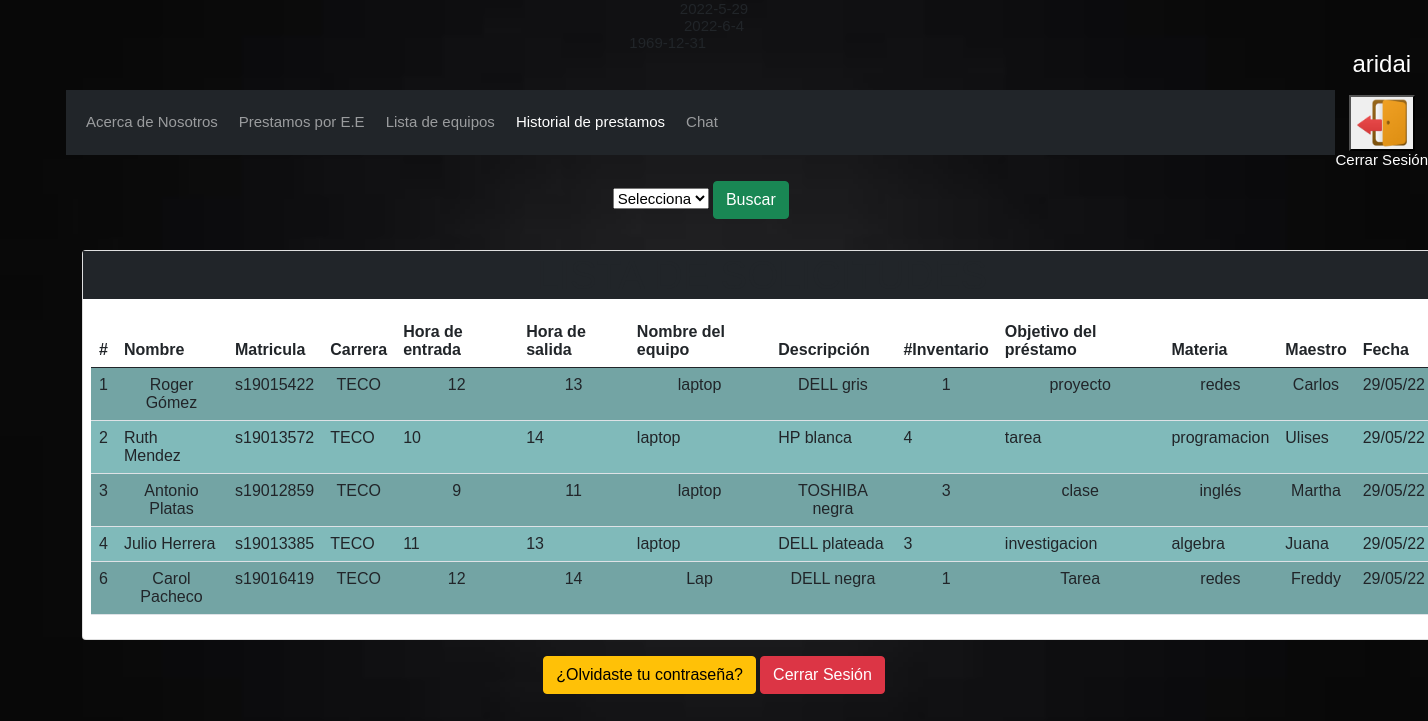
The page /ProyectoTW/profesor/prestamosEE/prestamosA.php (signed in) on the database as committed earlier.
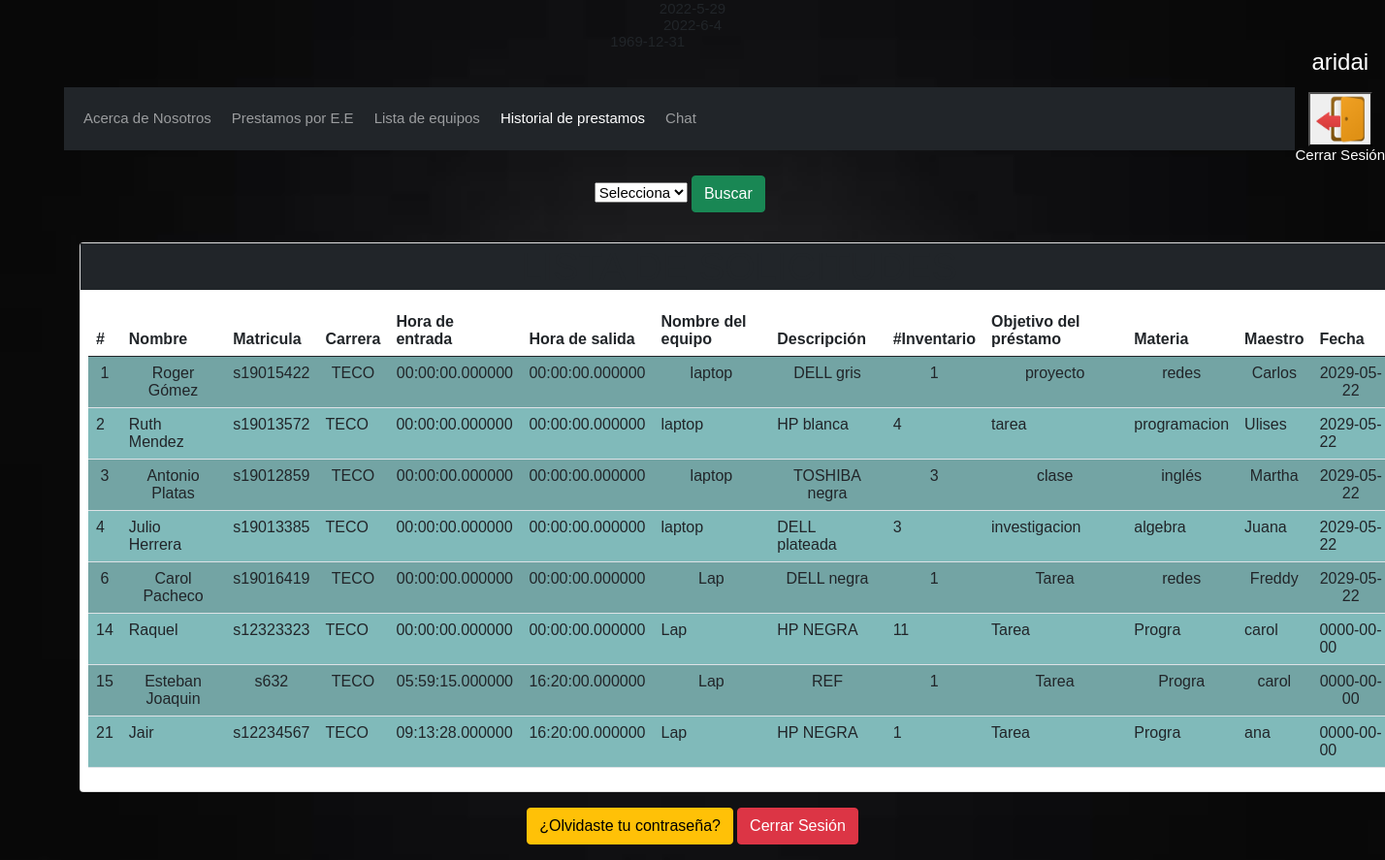
The same page on the database as committed later.
### tables this page shows
CREATE TABLE `solicitud` (
  `codigo` int(11) NOT NULL,
  `nombre` varchar(100) DEFAULT NULL,
  `matricula` varchar(20) DEFAULT NULL,
  `carrera` varchar(20) DEFAULT NULL,
  `hora_entrada` time(6) DEFAULT NULL,
  `hora_salida` time(6) NOT NULL,
  `nom_equipo` varchar(20) DEFAULT NULL,
  `descripcion` varchar(200) DEFAULT NULL,
  `num_inventario` int(100) DEFAULT NULL,
  `objetivo_prestamo` varchar(200) DEFAULT NULL,
  `materia` varchar(100) DEFAULT NULL,
  `maestro` varchar(100) DEFAULT NULL,
  `fecha` date DEFAULT NULL
);

### ProyectoTW/profesor/prestamosEE/prestamosA.php (the view, shortened to what this page needs)
<?php
    include_once "conexion.php";
    $fechaActual = date('Y-n-j');
    $dia = $_GET['dia'];
    $second = strtotime('last  -6 days');
    $last = strtotime('next Saturday -7 days');
    echo date('Y-n-j', $last);
    echo date('Y-n-j', $second);
    if( $dia == "hoy"){
        $sentencia = $bd -> query("select * from solicitud where fecha = '$fechaActual'");
        $solicitud= $sentencia->fetchAll(PDO::FETCH_OBJ);
    }else{
        $sentencia = $bd -> query("select * from solicitud");
        $solicitud= $sentencia->fetchAll(PDO::FETCH_OBJ);
    }
?>
<!DOCTYPE html>
<html lang="en">
<head>
    <link href="https://cdn.jsdelivr.net/npm/bootstrap@5.0.2/dist/css/bootstrap.min.css" rel="stylesheet">
    <link rel="stylesheet" href="../css/estilos.css">
</head>
<body>
    <div class="usuario">
        <?php
        $usuario = $_SESSION['username'];
        echo "<p><h4>$usuario</h4></p>";
        ?>
        <figure>
            <button type="button" onclick="document.location='logout.php'"> <img src="../img/logout.png" height="50px" width="50px"> </button>
            <figcaption>Cerrar Sesión</figcaption>
        </figure>
    </div>
    <div class="container" role="main">
        <div class="c1">
            <div class="menu">
                <nav class="navbar navbar-expand-lg navbar-dark bg-dark">
                    <div class="container-fluid">
                        <div class="collapse navbar-collapse" id="navbarNav">
                            <ul class="navbar-nav">
                            <li class="nav-item">
                                    <a class="nav-link" href="../../login/welcome3.php">Acerca de Nosotros</a>
                                </li>
                                <li class="nav-item">
                                    <a class="nav-link" href="prestamos.php?materia=todas">Prestamos por E.E</a>
                                </li>
                                <li class="nav-item">
                                    <a class="nav-link" href="../equipos/equipos.php">Lista de equipos</a>
                                </li>
                                <li class="nav-item">
                                    <a class="nav-link active" aria-current="page" href="#">Historial de prestamos</a>
                                </li>
                                <li class="nav-item">
                                    <a class="nav-link" href="../chat/paginaChat">Chat</a>
                                </li>
                            </ul>
                        </div>
                    </div>
                </nav>
            </div>
        </div>
<FORM METHOD=POST ACTION="buscarD.php">
    <SELECT NAME="selCombo" SIZE=1 >
        <OPTION>Selecciona</OPTION>
    </SELECT>
  <input type="submit" class="btn btn-success" value="Buscar" action="buscarD.php" >
</FORM>
<div class="card-body">
    <div class="row justify-content-left">
        <div class="col-md-7">
            <div class="card" style="width: 85rem;">
            <h1 class="p-6 bg-dark" >LISTA DE SOLICITUDES</h1>
                <div class="p-2">
                    <table class="table lign-self-* ">
                        <thead>
                            <tr>
                                <th scope="col">#</th>
                                <th scope="col">Nombre</th>
                                <th scope="col">Matricula</th>
                                <th scope="col">Carrera</th>
                                <th scope="col">Hora de entrada</th>
                                <th scope="col">Hora de salida</th>
                                <th scope="col">Nombre del equipo</th>
                                <th scope="col">Descripción</th>
                                <th scope="col">#Inventario</th>
                                <th scope="col">Objetivo del préstamo</th>
                                <th scope="col">Materia</th>
                                <th scope="col">Maestro</th>
                                <th scope="col">Fecha</th>
                            </tr>
                        </thead>
                        <tbody>
                            <?php
                                foreach($solicitud as $dato){
                            ?>
                            <tr>
                                <td scope="row"><?php echo $dato->codigo; ?></td>
                                <td><?php echo $dato->nombre; ?></td>
                                <td><?php echo $dato->matricula; ?></td>
                                <td><?php echo $dato->carrera; ?></td>
                                <td><?php echo $dato->hora_entrada; ?></td>
                                <td><?php echo $dato->hora_salida; ?></td>
                                <td><?php echo $dato->nom_equipo; ?></td>
                                <td><?php echo $dato->descripcion; ?></td>
                                <td><?php echo $dato->num_inventario; ?></td>
                                <td><?php echo $dato->objetivo_prestamo; ?></td>
                                <td><?php echo $dato->materia; ?></td>
                                <td><?php echo $dato->maestro; ?></td>
                                <td><?php echo $dato->fecha; ?></td>
                                </tr>
                                <?php
                                    }
                                ?>
                        </tbody>
                    </table>
                </div>
            </div>
        </div>
    </div>
</div>
        <p>
            <a href="reset-password.php" class="btn btn-warning">¿Olvidaste tu contraseña?</a>
            <a href="logout.php" class="btn btn-danger ml-3">Cerrar Sesión</a>
        </p>
    </div>
</body>
</html>

### ProyectoTW/profesor/css/estilos.css (style rules this page uses)
.c1 { font-family: Helvetica; color: white; padding: 10px; width: 100%; margin-top: 3%; margin-right: auto; margin-left: auto; }
@media (min-width: 500px) { .c1 { padding: 40px; } }
@media (min-width: 800px) { .c1 { padding: 0px; } }
.usuario { margin-top: none; margin-bottom: none; float: right; position: right; color: white; }
.menu { margin-bottom: 2%; text-align: center; }
body { background-image: url("../img/background.jpg"); background-position: center center; background-repeat: no-repeat; background-attachment: fixed; background-size: cover; text-align: center; font: 15px sans-serif; }
h1 { padding-bottom: -10; }
.menu a { padding: 15px; line-height: normal; text-decoration: none; color: white; transition: all 0.3s ease; border-bottom: 2px solid transparent; font-size: 15px; margin-right: 5px; }
button { text-align: center; }
tbody tr:nth-child(odd) { background-color: #3d8181b8; text-align: center; }
tbody tr:nth-child(even) { background-color: #4fa0a0b8; }

Rows that differ between the two databases and show on the page:
changed solicitud "Roger Gómez": hora_entrada "12" → "00:00:00.000000"; hora_salida "13" → "00:00:00.000000"; fecha "29/05/22" → "2029-05-22"
changed solicitud "Ruth Mendez": hora_entrada "10" → "00:00:00.000000"; hora_salida "14" → "00:00:00.000000"; fecha "29/05/22" → "2029-05-22"
changed solicitud "Antonio Platas": hora_entrada "9" → "00:00:00.000000"; hora_salida "11" → "00:00:00.000000"; fecha "29/05/22" → "2029-05-22"
changed solicitud "Julio Herrera": hora_entrada "11" → "00:00:00.000000"; hora_salida "13" → "00:00:00.000000"; fecha "29/05/22" → "2029-05-22"
changed solicitud "Carol Pacheco": hora_entrada "12" → "00:00:00.000000"; hora_salida "14" → "00:00:00.000000"; fecha "29/05/22" → "2029-05-22"
added solicitud: codigo "14", nombre "Raquel", matricula "s12323323", carrera "TECO", hora_entrada "00:00:00.000000", hora_salida "00:00:00.000000", nom_equipo "Lap", descripcion "HP NEGRA", num_inventario "11", objetivo_prestamo "Tarea", materia "Progra", maestro "carol", fecha "0000-00-00"
added solicitud: codigo "15", nombre "Esteban Joaquin", matricula "s632", carrera "TECO", hora_entrada "05:59:15.000000", hora_salida "16:20:00.000000", nom_equipo "Lap", descripcion "REF", num_inventario "1", objetivo_prestamo "Tarea", materia "Progra", maestro "carol", fecha "0000-00-00"
added solicitud: codigo "21", nombre "Jair", matricula "s12234567", carrera "TECO", hora_entrada "09:13:28.000000", hora_salida "16:20:00.000000", nom_equipo "Lap", descripcion "HP NEGRA", num_inventario "1", objetivo_prestamo "Tarea", materia "Progra", maestro "ana", fecha "0000-00-00"
